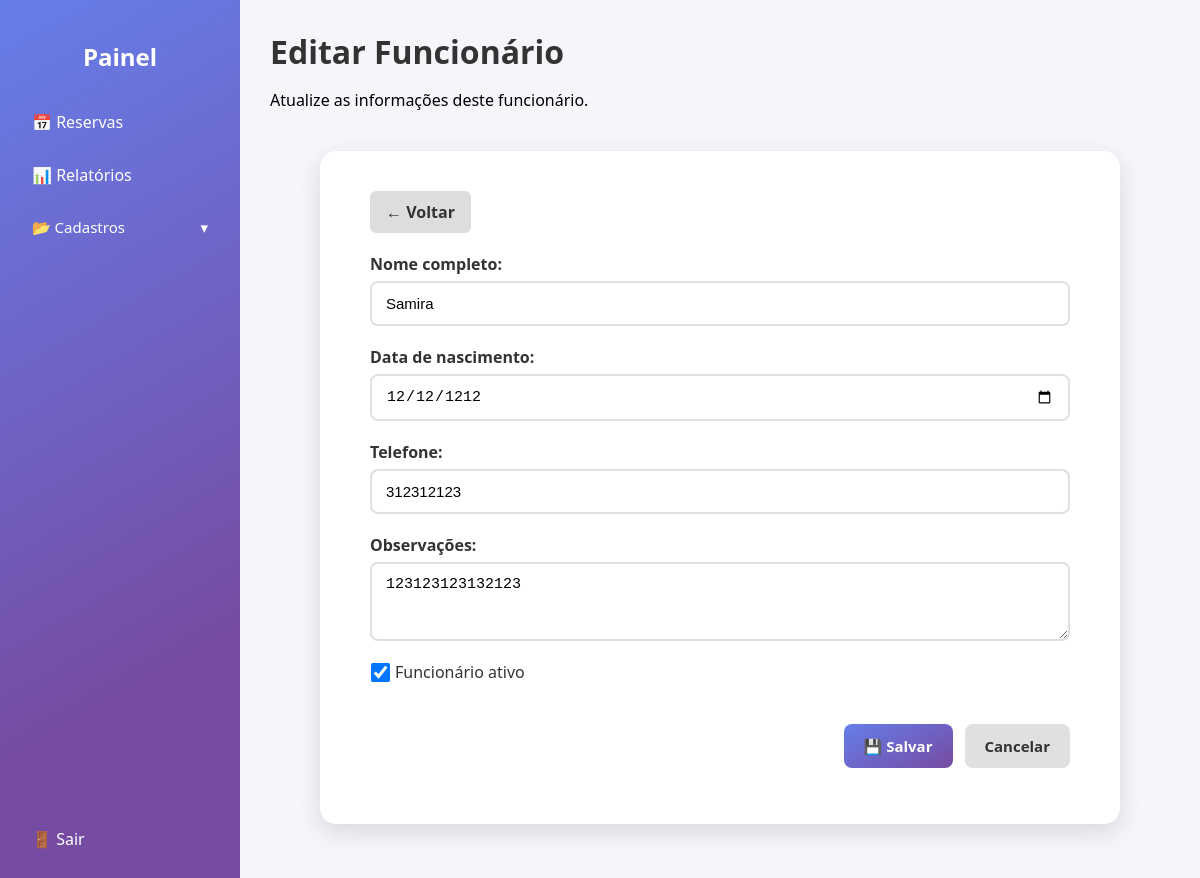
Page /funcionarios/edit.php?id=2 (signed in) on the committed database.
### tables this page shows
CREATE TABLE `funcionarios` (
  `id_funcionario` int(11) NOT NULL,
  `nome_completo` varchar(100) NOT NULL,
  `data_nascimento` date DEFAULT NULL,
  `telefone` varchar(20) DEFAULT NULL,
  `observacoes` text DEFAULT NULL,
  `ativo` tinyint(1) DEFAULT 1
);

### funcionarios/edit.php (the view, shortened to what this page needs)
<?php
include '../includes/db.php';
include "../includes/header.php";
$id = $_GET['id'] ?? null;
$stmt = $conn->prepare("SELECT * FROM funcionarios WHERE id_funcionario = ?");
$stmt->bind_param("i", $id);
$stmt->execute();
$result = $stmt->get_result();
$funcionario = $result->fetch_assoc();
?>
<div class="painel-container">
    <?php include '../includes/sidebar.php'; ?>
    <main class="conteudo">
        <header class="painel-header">
            <h1>Editar Funcionário</h1>
            <p>Atualize as informações deste funcionário.</p>
        </header>
        <div class="cadastro-area">
            <a href="./index.php" class="btn-voltar">← Voltar</a>
            <form method="POST" class="form-cadastro">
                <div class="form-grupo">
                    <label>Nome completo:</label>
                    <input type="text" name="nome_completo" value="<?= htmlspecialchars($funcionario['nome_completo']) ?>" required>
                </div>
                <div class="form-grupo">
                    <label>Data de nascimento:</label>
                    <input type="date" name="data_nascimento" value="<?= htmlspecialchars($funcionario['data_nascimento']) ?>">
                </div>
                <div class="form-grupo">
                    <label>Telefone:</label>
                    <input type="text" name="telefone" value="<?= htmlspecialchars($funcionario['telefone']) ?>">
                </div>
                <div class="form-grupo">
                    <label>Observações:</label>
                    <textarea name="observacoes" rows="3"><?= htmlspecialchars($funcionario['observacoes']) ?></textarea>
                </div>
                <div class="form-grupo checkbox">
                    <label>
                        <input type="checkbox" name="ativo" <?= $funcionario['ativo'] ? 'checked' : '' ?>> Funcionário ativo
                    </label>
                </div>
                <div class="form-botoes">
                    <button type="submit" class="btn btn-salvar">💾 Salvar</button>
                    <a href="./index.php" class="btn btn-cancelar">Cancelar</a>
                </div>
            </form>
        </div>
    </main>
</div>
<?php include "../includes/footer.php"; ?>

### assets/css/painel.css (style rules this page uses)
body { font-family: "Segoe UI", Tahoma, Geneva, Verdana, sans-serif; background-color: #f4f6fa; margin: 0; display: flex; min-height: 100vh; overflow: hidden; }
.painel-container { display: flex; width: 100%; height: 100vh; overflow: hidden; }
.conteudo { flex: 1; overflow-y: auto; height: 100vh; padding: 30px; box-sizing: border-box; }
.painel-header { display: block; align-items: center; justify-content: space-between; gap: 10px; }
.painel-header h1 { margin: 0; color: #333; }
a, button { font-family: "Segoe UI", Tahoma, Geneva, Verdana, sans-serif; }

### assets/css/crud.css (style rules this page uses)
.cadastro-area { background: white; padding: 40px 50px; border-radius: 16px; box-shadow: 0 8px 25px rgba(0, 0, 0, 0.12); max-width: 700px; margin: 40px auto; }
.form-cadastro { display: flex; flex-direction: column; gap: 20px; }
.form-cadastro .form-grupo { display: flex; flex-direction: column; }
.form-cadastro .form-grupo label { font-weight: 600; color: #333; margin-bottom: 6px; }
.form-cadastro .form-grupo input, .form-cadastro .form-grupo select, .form-cadastro .form-grupo textarea { padding: 12px 14px; border: 2px solid #e0e0e0; border-radius: 8px; font-size: 15px; transition: border-color 0.3s, box-shadow 0.3s; }
.form-cadastro .form-grupo.checkbox label { display: flex; align-items: center; font-weight: 500; color: #333; }
.form-cadastro .form-grupo.checkbox input[type=checkbox] { margin-right: 8px; transform: scale(1.5); }
.form-botoes { display: flex; flex-wrap: wrap; justify-content: flex-end; gap: 12px; margin-top: 15px; }
.form-botoes .btn { padding: 12px 20px; border-radius: 8px; font-size: 15px; font-weight: 600; text-decoration: none; transition: all 0.2s ease; cursor: pointer; border: none; }
.form-botoes .btn.btn-salvar { background: linear-gradient(150deg, #667eea 0%, #764ba2 100%); color: white; }
.form-botoes .btn.btn-cancelar { background: #e0e0e0; color: #333; }
.btn-voltar { display: inline-block; margin-bottom: 20px; background: #ddd; color: #333; padding: 10px 16px; border-radius: 6px; font-weight: 600; text-decoration: none; transition: background 0.2s; }

### rows in the picture
funcionarios: nome_completo "Samira", data_nascimento "12/12/1212", telefone "312312123", observacoes "123123123132123", ativo "☑"
